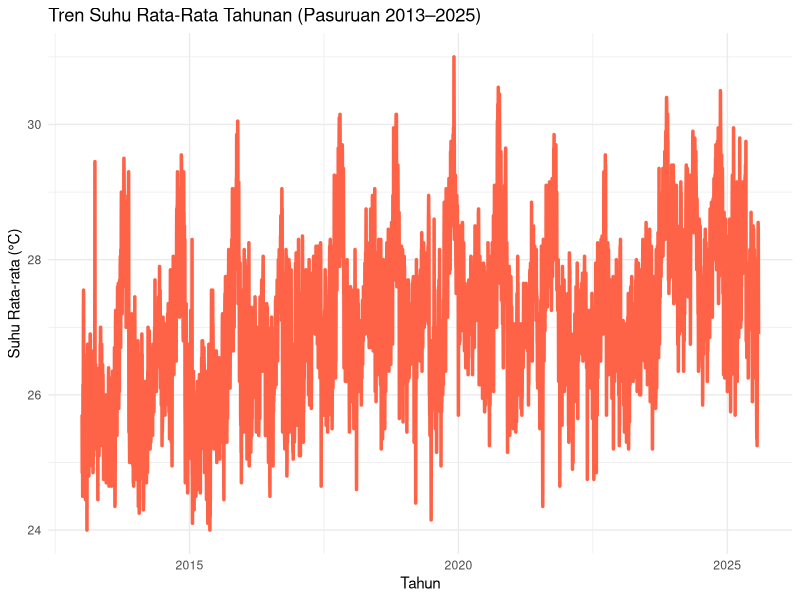
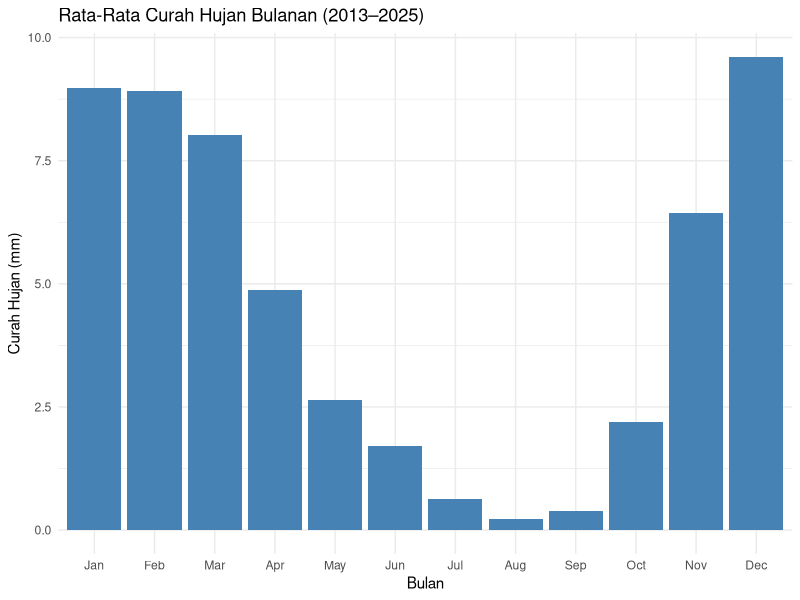
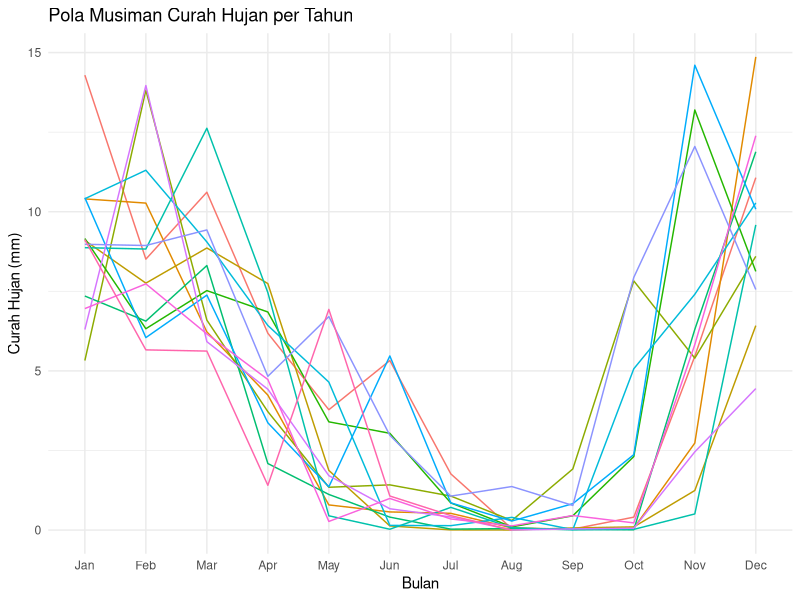
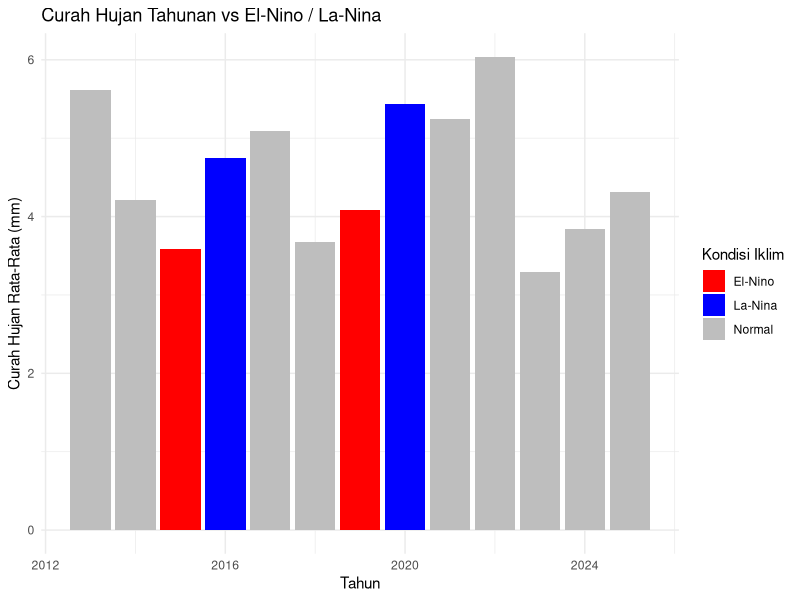
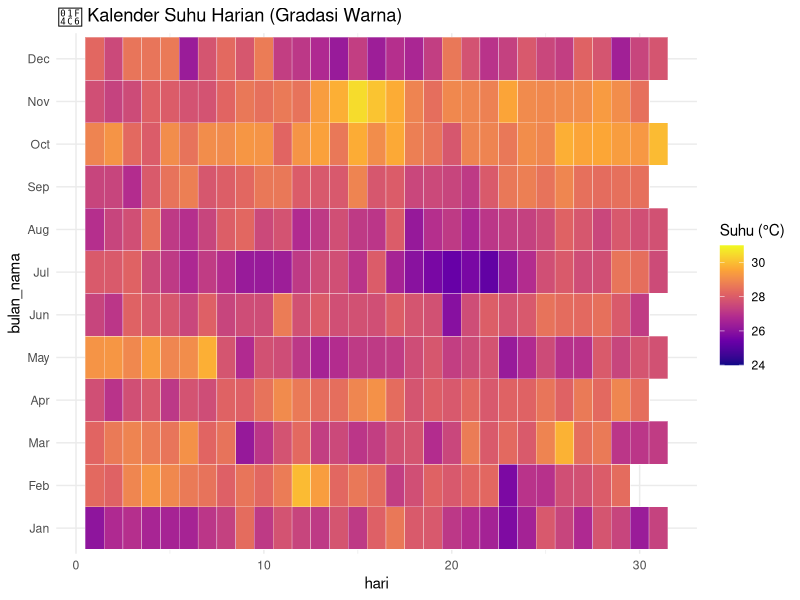
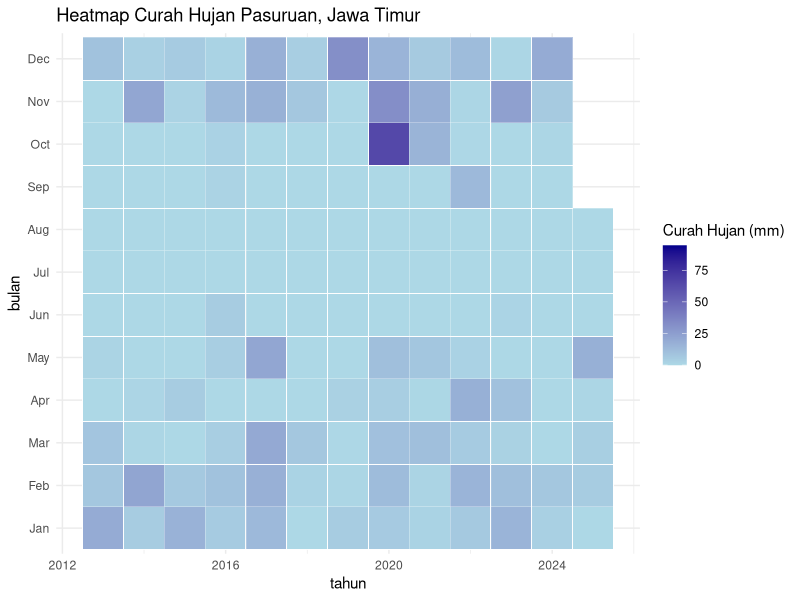
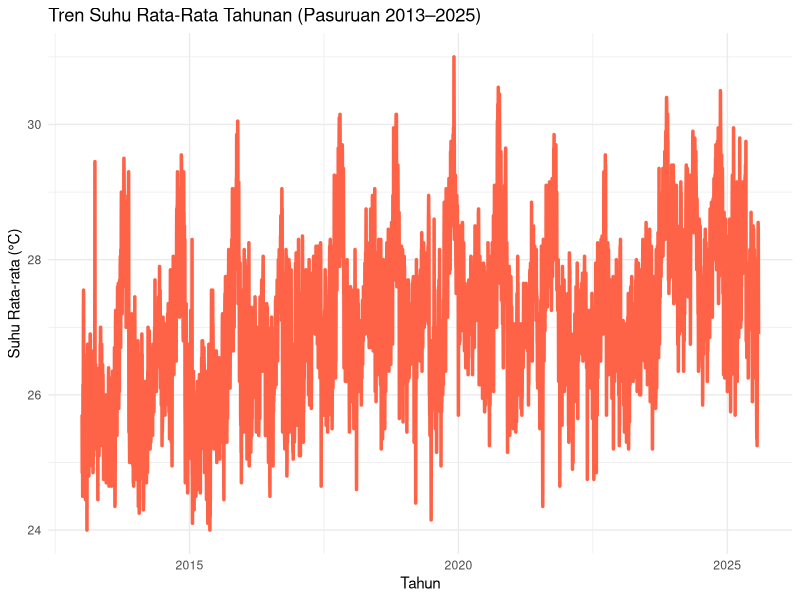
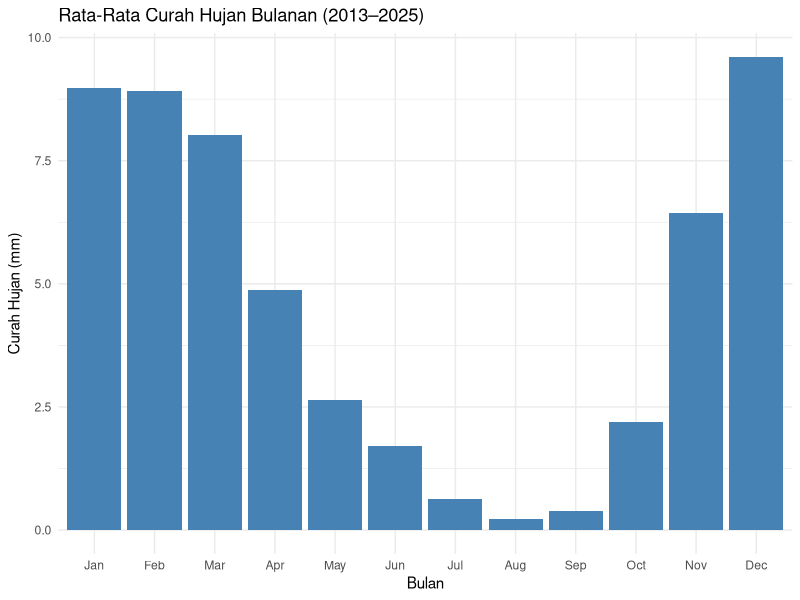

These figures' R source, in order:
# Load package
library(tidyverse)
library(lubridate)

# Baca data
data <- read_csv("cuaca_pasuruan_2013_2025.csv")

# Rename kolom & buat kolom tambahan
data <- data %>%
  rename(
    tanggal = time,
    suhu_max = temperature_2m_max,
    suhu_min = temperature_2m_min
  ) %>%
  mutate(
    tanggal = ymd(tanggal),
    rata_rata_suhu = (suhu_max + suhu_min) / 2,
    tahun = year(tanggal),
    bulan = month(tanggal, label = TRUE, abbr = TRUE)
  )

# INSIGHT 1: Apakah suhu meningkat dari tahun ke tahun?
ggplot(data, aes(x = tanggal, y = rata_rata_suhu)) +
  stat_summary(fun = mean, geom = "line", color = "tomato", size = 1.2) +
  labs(title = "Tren Suhu Rata-Rata Tahunan (Pasuruan 2013–2025)",
       x = "Tahun", y = "Suhu Rata-rata (°C)") +
  theme_minimal()
ggsave("hasil_visualisasi/Tren Suhu Rata-Rata Tahunan.png", width = 8, height = 5)


# INSIGHT 2: Bulan mana yang paling banyak hujan?
ggplot(data, aes(x = bulan, y = precipitation_sum)) +  # pastikan nama kolom ini bener
  stat_summary(fun = mean, geom = "bar", fill = "steelblue") +
  labs(title = "Rata-Rata Curah Hujan Bulanan (2013–2025)",
       x = "Bulan", y = "Curah Hujan (mm)") +
  theme_minimal()
ggsave("hasil_visualisasi/Rata-Rata Curah Hujan Bulanan.png", width = 8, height = 5)


# INSIGHT 3: Pola musim hujan / kemarau
ggplot(data, aes(x = bulan, y = precipitation_sum, group = tahun)) +
  stat_summary(fun = mean, geom = "line", aes(color = as.factor(tahun)), show.legend = FALSE) +
  labs(title = "Pola Musiman Curah Hujan per Tahun",
       x = "Bulan", y = "Curah Hujan (mm)") +
  theme_minimal()
ggsave("hasil_visualisasi/Pola Musiman Curah Hujan Per Tahun.png", width = 8, height = 5)


# INSIGHT 4: Pengaruh El-Nino / La-Nina
el_nino_years <- c(2015, 2019)
la_nina_years <- c(2016, 2020)

data$anomali <- case_when(
  data$tahun %in% el_nino_years ~ "El-Nino",
  data$tahun %in% la_nina_years ~ "La-Nina",
  TRUE ~ "Normal"
)

ggplot(data, aes(x = tahun, y = precipitation_sum, fill = anomali)) +
  stat_summary(fun = mean, geom = "bar") +
  scale_fill_manual(values = c("El-Nino" = "red", "La-Nina" = "blue", "Normal" = "gray")) +
  labs(title = "Curah Hujan Tahunan vs El-Nino / La-Nina",
       x = "Tahun", y = "Curah Hujan Rata-Rata (mm)", fill = "Kondisi Iklim") +
  theme_minimal()
ggsave("hasil_visualisasi/Curah Hujan Rata-Rata.png", width = 8, height = 5)


data$hari = day(data$tanggal)
data$bulan_nama = month(data$tanggal, label = TRUE, abbr = TRUE)

ggplot(data, aes(x = hari, y = bulan_nama, fill = rata_rata_suhu)) +
  geom_tile(color = "white") +
  scale_fill_viridis_c(option = "C", name = "Suhu (°C)") +
  labs(title = "📆 Kalender Suhu Harian (Gradasi Warna)") +
  theme_minimal()
ggsave("hasil_visualisasi/Kalender Suhu Harian.png", width = 8, height = 5)


ggplot(data, aes(x = tahun, y = bulan, fill = precipitation_sum)) +
  geom_tile(color = "white") +
  scale_fill_gradient(low = "lightblue", high = "darkblue", name = "Curah Hujan (mm)") +
  labs(title = "Heatmap Curah Hujan Pasuruan, Jawa Timur") +
  theme_minimal()
ggsave("hasil_visualisasi/suhu_tahunan.png", width = 8, height = 5)
